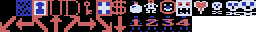
#> input picture dandy-gb/teamwork_graphics/strike_original.png, 256 x 32 px, found by its file name
$ python compare_outputs_text.py
#> lines starting #> are read from the running program, lines starting #| are printed output that depends on the picture
### .agents/explorer_graphics_m2/downscale_graphics.py
import os
import numpy as np
from PIL import Image

def load_and_index_sheet():
    img_path = '/usr/local/google/home/jackpal/Developer/Dandy-Dungeon/dandy-gb/teamwork_graphics/strike_original.png'
    if not os.path.exists(img_path):
        raise FileNotFoundError(f"Original sheet not found at {img_path}")

    img = Image.open(img_path).convert("RGBA")
#> img is the input picture: PIL image 256x32 RGBA; mean R, G, B, A 101.2, 81.2, 91.6, 255
    w, h = img.size
#> w = 256; h = 32

    # Prototype colors in the original image (ordered by brightness/luminance)
    # index 0: Light Blue/Gray (Lightest)
    # index 1: Red (Medium-Light)
    # index 2: Blue (Medium-Dark)
    # index 3: Black (Darkest)
    prototypes = [
        (215, 223, 240), # 0
        (201, 99, 99),   # 1
        (46, 55, 174),   # 2
        (0, 0, 0)        # 3
    ]

    # Convert image to numpy array of indices 0..3
    pixels = np.array(img)
    indexed_sheet = np.zeros((h, w), dtype=np.uint8)


    for y in range(h):
        for x in range(w):
            r, g, b, a = [int(v) for v in pixels[y, x]]
            # If pixel is fully transparent, or if it is placeholder white, map to index 0
            if a < 128:
                indexed_sheet[y, x] = 0
                continue
            if r > 240 and g > 240 and b > 240: # White
                indexed_sheet[y, x] = 0
                continue

            # Find closest prototype color
            min_dist = float('inf')
            best_idx = 3
            for idx, proto in enumerate(prototypes):
                dist = (r - proto[0])**2 + (g - proto[1])**2 + (b - proto[2])**2
                if dist < min_dist:
                    min_dist = dist
                    best_idx = idx
            indexed_sheet[y, x] = best_idx
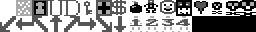
#> indexed_sheet: shape (32, 256); min 0, max 3, mean 1.8; drawn with min black and max white

    return indexed_sheet, prototypes

def downscale_nearest(tile):
    # Sample top-left pixel of each 2x2 block
    return tile[::2, ::2]

def downscale_majority(tile, tie_breaker='dark'):
    out = np.zeros((8, 8), dtype=np.uint8)
    for y in range(8):
        for x in range(8):
            block = tile[2*y:2*y+2, 2*x:2*x+2]
            counts = np.bincount(block.flatten(), minlength=4)
            max_count = np.max(counts)
            candidates = np.where(counts == max_count)[0]
            if len(candidates) == 1:
                out[y, x] = candidates[0]
            else:
                if tie_breaker == 'dark':
                    # Prefer darker colors (higher index)
                    out[y, x] = np.max(candidates)
                elif tie_breaker == 'light':
                    # Prefer lighter colors (lower index)
                    out[y, x] = np.min(candidates)
                else:
                    out[y, x] = candidates[0]
    return out

def downscale_hinted(tile, tile_idx=0):
    out = np.zeros((8, 8), dtype=np.uint8)

    # 1. Detect left-right symmetry in the 16x16 tile
    left_side = tile[:, :8]
    right_side_flipped = np.fliplr(tile[:, 8:])
    symmetry_score = np.sum(left_side == right_side_flipped) / 128.0
    is_symmetric = symmetry_score > 0.85

    # 2. Define tile-specific weights for feature preservation
    # Default weights: favor foreground (0, 1, 2) over background (3) in ties
    weights = [2.0, 2.0, 2.0, 1.0]

    if tile_idx == 1:
        # Wall: Black (3) is foreground cracks, Blue (2) is background.
        # We want to preserve Black cracks.
        weights = [1.0, 1.0, 1.5, 2.5]
    elif tile_idx == 2:
        # Door: Black (3) is outline, others are body.
        weights = [1.0, 2.0, 2.0, 2.5]
    elif tile_idx == 7:
        # Money/Dollar Sign: Red (1) is foreground, Black (3) is background.
        # We want to strongly preserve Red to keep the S-curve and vertical lines connected.
        # Setting weight of Red to 3.1 ensures that 1 Red + 3 Black -> Red (3.1 > 3.0).
        weights = [1.0, 3.1, 1.0, 1.0]
    elif tile_idx in [3, 4, 5]:
        # Stairs and Key: Red (1) is foreground, Black (3) is background.
        weights = [1.0, 2.5, 1.0, 1.0]

    for y in range(8):
        for x in range(8):
            if is_symmetric and x >= 4:
                # Enforce symmetry by mirroring the left side
                out[y, x] = out[y, 7-x]
                continue

            block = tile[2*y:2*y+2, 2*x:2*x+2]

            if is_symmetric and x < 4:
                mirrored_block = tile[2*y:2*y+2, 2*(7-x):2*(7-x)+2]
                combined = np.concatenate([block.flatten(), mirrored_block.flatten()])
                counts = np.bincount(combined, minlength=4)
            else:
                counts = np.bincount(block.flatten(), minlength=4)

            # Apply weights
            weighted_scores = counts * weights
            out[y, x] = np.argmax(weighted_scores)

    # Specialized post-processing/hinting for Dollar Sign to ensure the vertical stroke is continuous
    if tile_idx == 7:
        # The vertical stroke of the dollar sign is at col 2 and col 4 (in 8x8 grid).
        # Let's ensure that if they are active on row 6, they continue to row 7.
        if out[6, 2] == 1:
            out[7, 2] = 1
        if out[6, 4] == 1:
            out[7, 4] = 1

    return out

# [121 lines left out: functions recreate_colored_sheet, main, not called in this run]

# [2 lines that do not run on import are left out]

### .agents/explorer_graphics_m2/compare_outputs_text.py
import os
import numpy as np
from PIL import Image

def get_char_for_idx(idx):
    # Map index to a character representation
    # 0: Light Blue/White -> 'L' (or '.' in DMG context, but let's use a clear symbol)
    # 1: Red -> 'R'
    # 2: Blue -> 'B'
    # 3: Black -> 'K'
    return ['.', 'B', 'R', 'K'][idx]

def get_tile_text_lines(tile):
    h, w = tile.shape
    lines = []
    for y in range(h):
        lines.append("".join(get_char_for_idx(tile[y, x]) for x in range(w)))
    return lines

def main():
    # We will load the downscaled results by running the downscale functions on the fly
    # (or loading from our saved files if we want, but doing it on the fly is easy and clean)
    from downscale_graphics import load_and_index_sheet, downscale_nearest, downscale_majority, downscale_hinted

    indexed_sheet, _ = load_and_index_sheet()
    tile_w, tile_h = 16, 16

    # We want to compare Tile 1 (Wall) and Tile 7 (Dollar sign)
    for target_idx in [1, 7]:
        r, c = target_idx // 16, target_idx % 16
        orig_tile = indexed_sheet[r*tile_h:(r+1)*tile_h, c*tile_w:(c+1)*tile_w]

        nn_tile = downscale_nearest(orig_tile)
        maj_tile = downscale_majority(orig_tile, 'dark')
        hint_tile = downscale_hinted(orig_tile, target_idx)

        orig_lines = get_tile_text_lines(orig_tile)
        nn_lines = get_tile_text_lines(nn_tile)
        maj_lines = get_tile_text_lines(maj_tile)
        hint_lines = get_tile_text_lines(hint_tile)

        # Pad the 8x8 tiles to align with the 16x16 original
        # For 8x8, we can double each character or just print them side-by-side with padding
        # Let's print them side-by-side. Since they have different heights, we can print them like:
        # Line 0..7: original (16 chars) | NN (8 chars) | Majority (8 chars) | Hinted (8 chars)
        # Line 8..15: original (16 chars) | (8 spaces) | (8 spaces) | (8 spaces)

        print(f"\n==================================================")
        print(f"TILE {target_idx} COMPARISON (Original vs NN vs Majority vs Hinted)")
        print(f"==================================================")
        print(f"{'Original (16x16)':<18} | {'NN (8x8)':<8} | {'Maj (8x8)':<8} | {'Hint (8x8)':<8}")
        print(f"-------------------+----------+----------+----------")

        for y in range(16):
            orig_str = orig_lines[y]
            if y < 8:
                nn_str = nn_lines[y]
                maj_str = maj_lines[y]
                hint_str = hint_lines[y]
            else:
                nn_str = " " * 8
                maj_str = " " * 8
                hint_str = " " * 8

            print(f"{orig_str:<18} | {nn_str:<8} | {maj_str:<8} | {hint_str:<8}")
#> this loop made 2 passes
#> (symmetry_score in downscale_hinted, is_symmetric in downscale_hinted) on passes 1 to 2: (0.688, False), (0.484, False)

if __name__ == '__main__':
    main()
